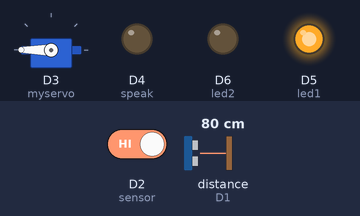
Bench run of a sketch on a simulated ESP8266 (NodeMCU). Parts: servo, output pins drawn as LEDs (lit = HIGH). Wiring (inferred from the names in the program): ultrasonic range finder: trigger D0; echo D1. Inputs (shaded band) come from the test bench; at power-on: distance to the obstacle (sensor on D1) 80 cm, D2 (sensor) HIGH. The echo pulse lasts 58.3 µs per cm; pins used as bus, display or sensor lines are not drawn; what the sketch prints to the serial monitor is not drawn.

Above: at 1.2 s.
1.3 s: distance to the obstacle (sensor on D1) set to 23 cm
2.8 s: distance to the obstacle (sensor on D1) set to 18 cm
At 3.4 s:
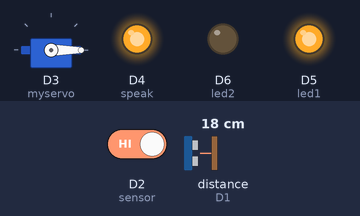
At 12.95 s:
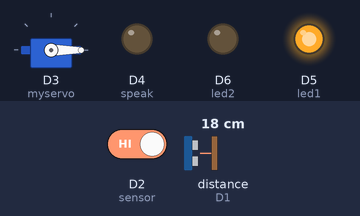
Timing chart, 0 to 24.5 s (numbered marks = the images above; inputs shaded):
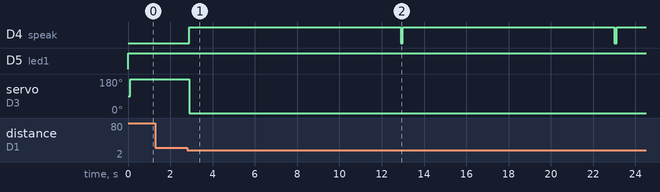

The sketch:

Nongpeatv2.ino
```cpp
#define trigPin D0  //initialize pin9 for HC-SR04 trigger pin
#define echoPin D1 //initialize pin9 for HC-SR04 Echo pin
int speak = D4; // เสียบขาที่ 7
int sensor = D2; //ประกาศขาใช้อ่านค่า sensor
int led1 = D5 ; //ขาที่เชื่อมต่อกับ led
int led2 = D6 ; //ขาที่เชื่อมต่อกับ led
#include <Servo.h>
Servo myservo;
long duration;
int distance;


void setup ()
{
  Serial.begin(115200); //ประกาศใช้งาน serial monitor
  pinMode(sensor,INPUT); //ให้ sensor เป็น input
  pinMode(led1,OUTPUT); //ให้ led เป็น output
  pinMode(led2,OUTPUT); //ให้ led เป็น output

  myservo.attach (D3);
  pinMode (speak, OUTPUT);
  pinMode (trigPin, OUTPUT);// Define trigger pin as output
  pinMode (echoPin, INPUT);// Define echo pin as input
}

void loop ()
{
  int val = digitalRead(sensor); //ประกาศตัวแปร val เพื่อเก็บค่าที่อ่านได้จาก sensor
  Serial.println(val); //serial monitor แสดงค่า val
  Serial.print(distance);
  Serial.println(" cm ");
  digitalWrite(trigPin, LOW);
  delayMicroseconds(2);
  digitalWrite(trigPin, HIGH);
  delayMicroseconds(10);
  digitalWrite(trigPin, LOW);
  duration = pulseIn(echoPin, HIGH);
  distance = (duration / 2) / 29.1; // Calculate distance in CM

  if (val == 0)
    {
      digitalWrite(led1, LOW);
      digitalWrite(led2, HIGH);
      Serial.println("ขยะเต็มแล้ว");
    }
  if (val == 1)
    {
      digitalWrite(led1, HIGH);
      digitalWrite(led2, LOW);
      Serial.println("ขยะยังไม่เต็ม");
    }
  if (distance <= 20)
    {
      delay(100);
      myservo.write(0);
      Serial.println("Open");
      digitalWrite (speak, HIGH);
      delay(10000);
      digitalWrite (speak, LOW);
    }
  if (distance >= 20)
    {
      delay(100);
      Serial.println("Close");
      myservo.write(180);
    }
}
```

Measured:
- the behaviour switches between 21 and 20 cm on distance to the obstacle (sensor on D1) (found by bisection; images 0 and 1)
- after the input at 1.3 s, every drawn part: stays the same
- after the input at 2.8 s, D4 (speak): alternates HIGH for 10.0 s and LOW for 0.10 s, starting after 0.10 s; servo on D3 (myservo): 180° → 0° after 0.10 s
